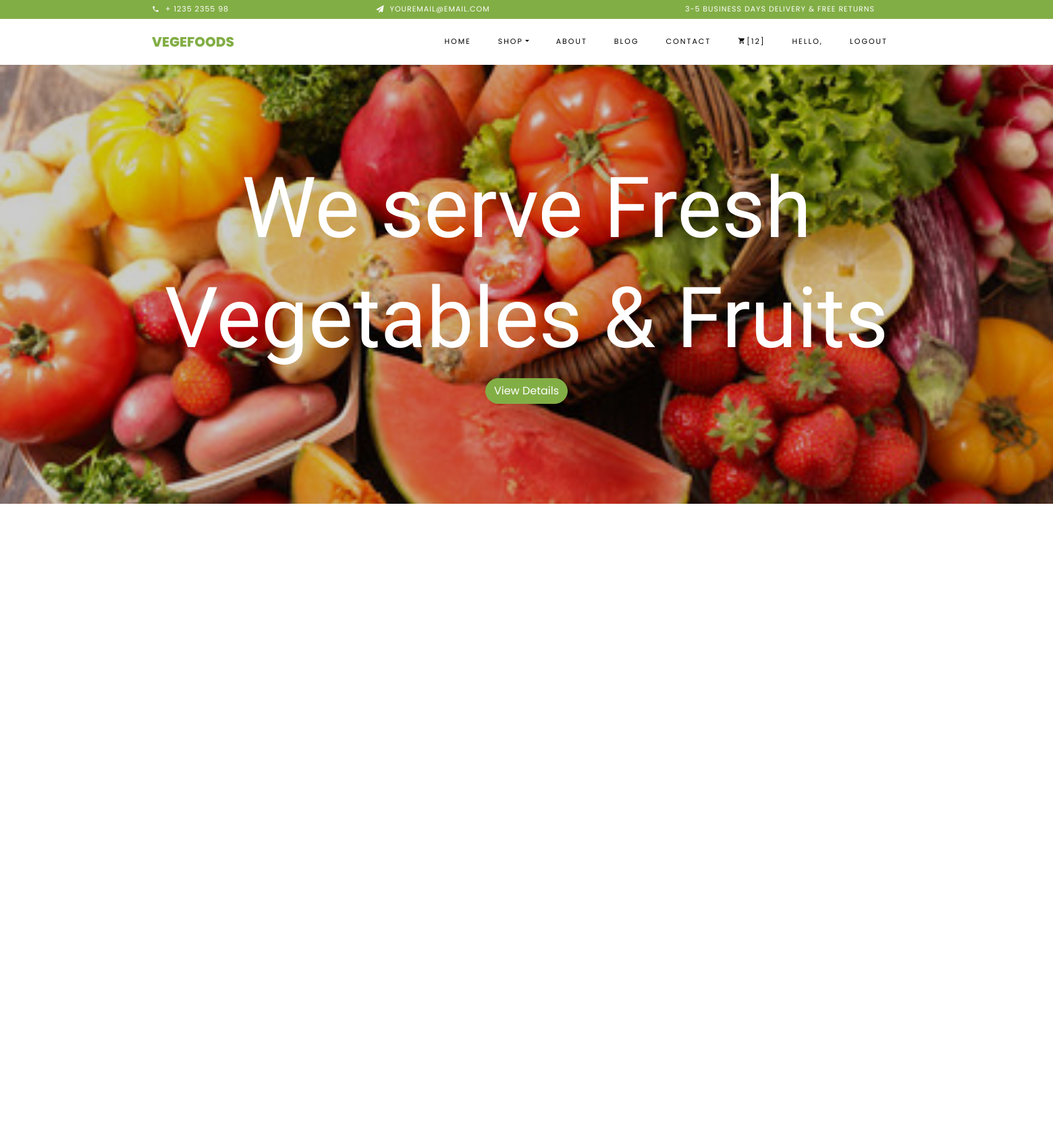
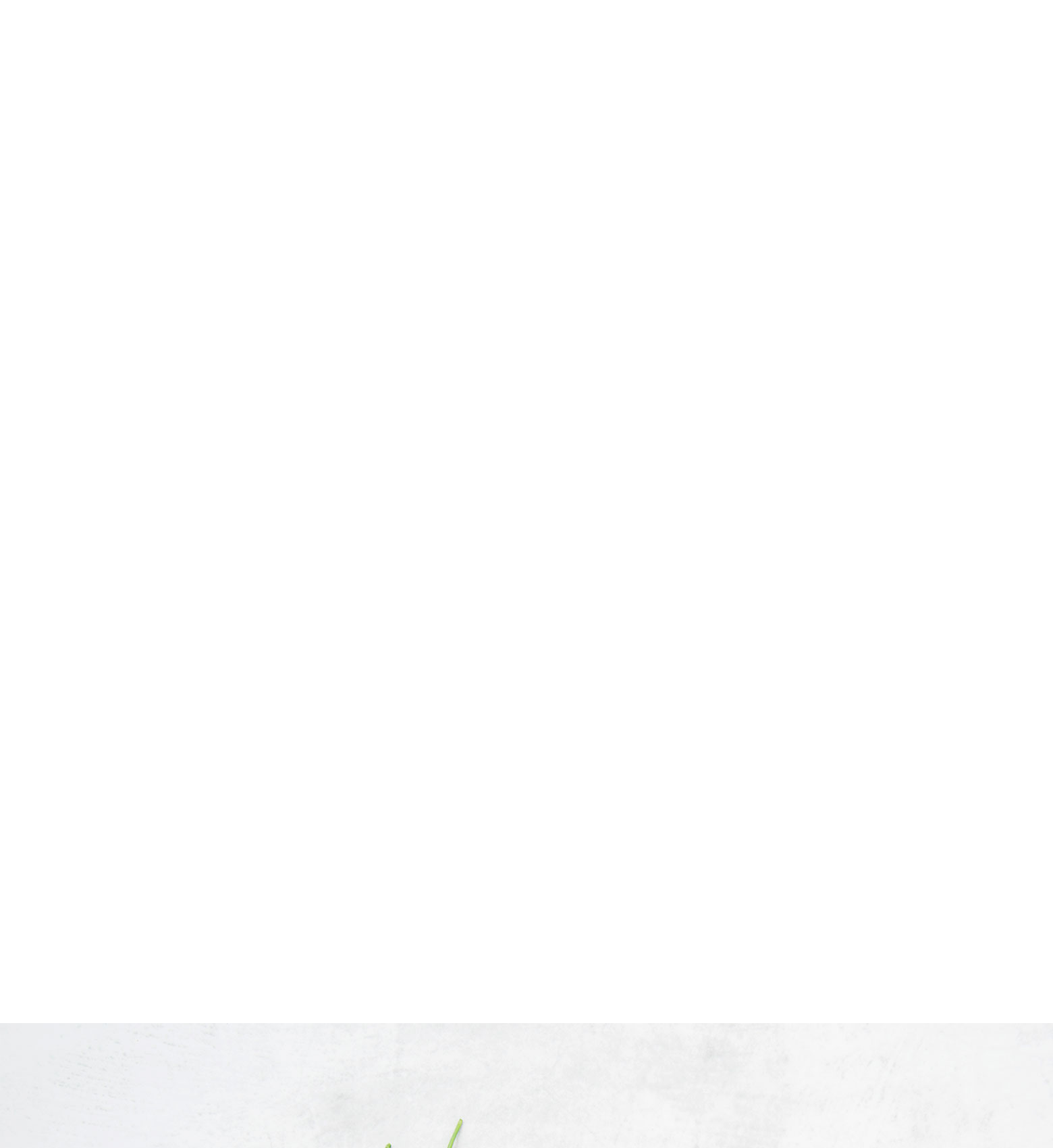
The app's page / (signed in, upper part) with its own data (2 pictures, top to bottom).
### product/models.py (models this page shows)
class HomepageBanner(models.Model):
    banner_image = models.ImageField(upload_to='banner_images')
    banner_text = models.CharField(max_length=255, null=True, blank=True)
    banner_url = models.CharField(max_length=255, null=True, blank=True)
    button_text = models.CharField(max_length=100, null=True, blank=True)
    active_banner = models.BooleanField(default=True, null=True, blank=True)
    order_banner = models.IntegerField(null=True, blank=True)
    def __str__(self):
        return str(self.id)
    class Meta:
        ordering = ["banner_text"]

class DealOfDay(models.Model):
    deal_name = models.CharField(max_length=500)
    deal_image = models.ImageField(upload_to='deal_image')
    deal_url = models.CharField(max_length=255)
    active_deal = models.BooleanField()
    def __str__(self):
        return self.deal_name
    class Meta:
        ordering = ["deal_name"]

### VegieStore/views.py (the view, shortened to what this page needs)
# urls.py: url(r'^$', IndexView.as_view(), name='index'),
class IndexView(View):
    def get(self, request):
        product_category = ProductCategory.objects.filter(add_to_homepage=True).order_by('order')
        print("product_category..", product_category)
        product_list_data = Product.objects.filter(add_to_home=True).order_by('product_order')
        print("product_list_data..Index", product_list_data)
        homepage_banner_data = HomepageBanner.objects.filter(active_banner=True).order_by('order_banner')
        print("homepage_banner_data..", homepage_banner_data)
        deal_of_day_data = DealOfDay.objects.filter(active_deal=True).first()
        print("deal_of_day_data..", deal_of_day_data)
        satisfied_customer_data = SatisfiedCustomer.objects.filter(active_customer=True).order_by('customer_order')
        print("satisfied_customer_data..", satisfied_customer_data)
        product_id = Product.objects.filter(active=True).first()
        product_ids = Product.id
        print("product_id..", product_id)
        cart_items_count = Cart.objects.filter(user=request.user).count()
        print("cart_items_count", cart_items_count)
        context = {'homepage_banner_data_k': homepage_banner_data, 'product_category_k': product_category,
                   'product_list_data_k': product_list_data, 'deal_of_day_data_k': deal_of_day_data,
                   'satisfied_customer_data_k': satisfied_customer_data, 'cart_items_count_k': cart_items_count
                   }
        return render(request, 'index.html', context)

### product/models.py (called while the page is built)
    def __str__(self):
        return self.category_name  # use for showing names

    def __str__(self):
        return self.name

    def calculate_discounted_amount(self):
        if self.discount_percentage:
            calculated_discount = (self.price * self.discount_percentage) / 100
            discounted_amount = self.price - calculated_discount
            return discounted_amount
        else:
            return None

### users/models.py (called while the page is built)
    def __str__(self):
        return self.name

### templates/index.html (shortened to what this page needs)
<!DOCTYPE html>
{% load static %}
<html lang="en">
<head>
    <link rel="stylesheet" href="{% static 'css/open-iconic-bootstrap.min.css' %}">
    <link rel="stylesheet" href="{% static 'css/animate.css' %}">
    <link rel="stylesheet" href="{% static 'css/owl.carousel.min.css' %}">
    <link rel="stylesheet" href="{% static 'css/owl.theme.default.min.css' %}">
    <link rel="stylesheet" href="{% static 'css/magnific-popup.css' %}">
    <link rel="stylesheet" href="{% static 'css/aos.css' %}">
    <link rel="stylesheet" href="{% static 'css/ionicons.min.css' %}">
    <link rel="stylesheet" href="{% static 'css/bootstrap-datepicker.css' %}">
    <link rel="stylesheet" href="{% static 'css/jquery.timepicker.css' %}">
    <link rel="stylesheet" href="{% static 'css/flaticon.css' %}">
    <link rel="stylesheet" href="{% static 'css/icomoon.css' %}">
    <link rel="stylesheet" href="{% static 'css/style.css' %}">
</head>
<body class="goto-here">
<div class="py-1 bg-primary">
    <div class="container">
        <div class="row no-gutters d-flex align-items-start align-items-center px-md-0">
            <div class="col-lg-12 d-block">
                <div class="row d-flex">
                    <div class="col-md pr-4 d-flex topper align-items-center">
                        <div class="icon mr-2 d-flex justify-content-center align-items-center"><span
                                class="icon-phone2"></span></div>
                        <span class="text">+ 1235 2355 98</span>
                    </div>
                    <div class="col-md pr-4 d-flex topper align-items-center">
                        <div class="icon mr-2 d-flex justify-content-center align-items-center"><span
                                class="icon-paper-plane"></span></div>
                        <span class="text">youremail@email.com</span>
                    </div>
                    <div class="col-md-5 pr-4 d-flex topper align-items-center text-lg-right">
                        <span class="text">3-5 Business days delivery &amp; Free Returns</span>
                    </div>
                </div>
            </div>
        </div>
    </div>
</div>
<nav class="navbar navbar-expand-lg navbar-dark ftco_navbar bg-dark ftco-navbar-light" id="ftco-navbar">
    <div class="container">
        <a class="navbar-brand" href="{% url 'index'  %}">Vegefoods</a>
        <div class="collapse navbar-collapse" id="ftco-nav">
            <ul class="navbar-nav ml-auto">
                <li class="nav-item active"><a href="{% url 'index'  %}" class="nav-link">Home</a></li>
                <li class="nav-item dropdown">
                    <a class="nav-link dropdown-toggle" href="#" id="dropdown04" data-toggle="dropdown"
                       aria-haspopup="true" aria-expanded="false">Shop</a>
                </li>
                <li class="nav-item"><a href="{% url 'users:about' %}" class="nav-link">About</a></li>
                <li class="nav-item"><a href="{% url 'blog' %}" class="nav-link">Blog</a></li>
                <li class="nav-item"><a href="{% url 'users:contact' %}" class="nav-link">Contact</a></li>
                <li class="nav-item cta cta-colored"><a href="{% url 'cart:view_cart' %}" class="nav-link"><span
                        class="icon-shopping_cart"></span>[{{cart_items_count_k}}]</a></li>
                {% if user.is_authenticated %}
                <li class="nav-item"><a style="" class="nav-link">Hello, <b>{{user.first_name}}</b></a></li>
                <li class="nav-item"><a href="{% url 'accounts:logout' %}" class="nav-link">Logout</a></li>
                {% else %}
                <li class="nav-item"><a href="{% url 'accounts:register' %}" class="nav-link">Register</a></li>
                <li class="nav-item"><a href="{% url 'accounts:login' %}" class="nav-link">Login</a></li>
                {% endif %}
            </ul>
        </div>
    </div>
</nav>
<section id="home-section" class="hero">
    <div class="home-slider owl-carousel">
        {% for homepage_banner in homepage_banner_data_k %}
        {% if homepage_banner.banner_image %}
        <div class="slider-item" style="background-image: url('{{homepage_banner.banner_image.url}}') ;' %}">
            <div class="overlay"></div>
            <div class="container">
                <div class="row slider-text justify-content-center align-items-center" data-scrollax-parent="true">
                    <div class="col-md-12 ftco-animate text-center">
                        {% if homepage_banner.banner_text %}
                        <h1 class="mb-2">{{ homepage_banner.banner_text }}</h1>
                        {% endif %}
                        {% if homepage_banner.button_text %}
                        <p><a href="{{ homepage_banner.banner_url|default:'#' }}" class="btn btn-primary">{{ homepage_banner.button_text }}</a></p>
                        {% endif %}
                    </div>
                </div>
            </div>
        </div>
        {% endif %}
        {% endfor %}
    </div>
</section>
<section class="ftco-section">
    <div class="container">
        <div class="row no-gutters ftco-services">
        </div>
    </div>
</section>
<section class="ftco-section ftco-category ftco-no-pt">
    <div class="container">
        <div class="row">
            <div class="col-md-12">
                <div class="row">
                    {% for product_category in product_category_k %}
                    <div class="col-md-6">
                    </div>
                    {% endfor %}
                </div>
            </div>
        </div>
    </div>
</section>
<section class="ftco-section">
    <div class="container">
        <div class="row justify-content-center mb-3 pb-3">
        </div>
    </div>
    <div class="container">
        <div class="row">
        </div>
    </div>
</section>
<section class="ftco-section img">
    <img src="{{ deal_of_day_data_k.deal_image.url }}" alt="Full-size Image">
</section>
</body>
</html>

### static/css/icomoon.css (style rules this page uses)
[class^="icon-"], [class*=" icon-"] { font-family: 'icomoon' !important; speak: none; font-style: normal; font-weight: normal; font-variant: normal; text-transform: none; line-height: 1; -webkit-font-smoothing: antialiased; -moz-osx-font-smoothing: grayscale; }
.icon-paper-plane:before { content: "\f1d8"; }
.icon-phone2:before { content: "\e0cd"; }
.icon-shopping_cart:before { content: "\e8cc"; }

### records on screen
HomepageBanner: banner_image (picture), banner_text "We serve Fresh Vegetables & Fruits", button_text "View Details"
DealOfDay: deal_image (picture)

### other values on screen
{{ cart_items_count_k }} "12"
